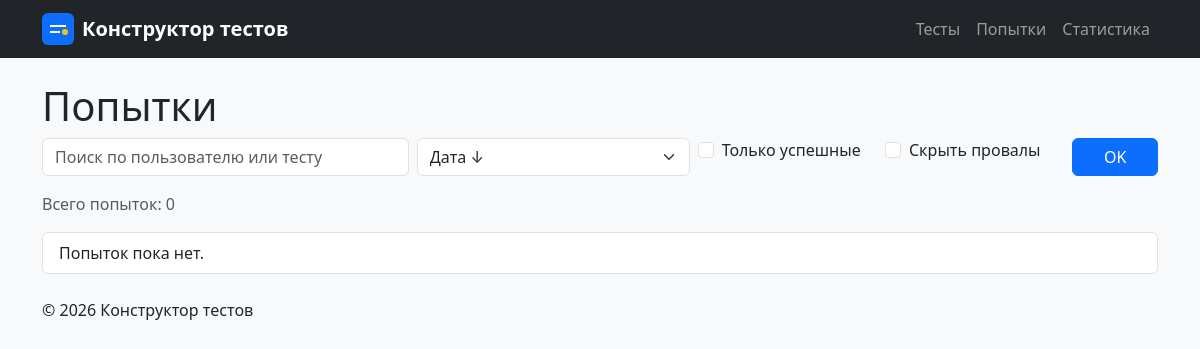
The app's page /attempts/, older data.
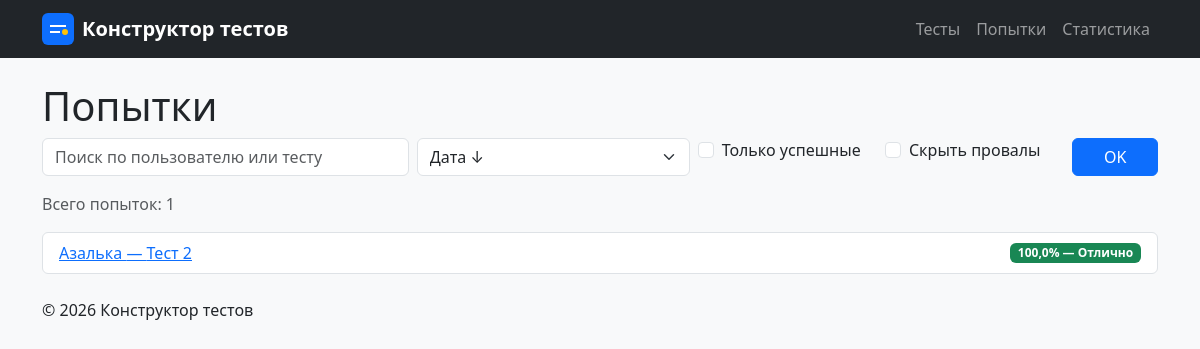
The same page, newer data.
### attempts/models.py (models this page shows, shortened)
class Attempt(models.Model):
    test = models.ForeignKey(
        Test,
        on_delete=models.PROTECT,        # сохраняем историю попыток
        related_name="attempts",
        verbose_name="Тест",
    )
    user = models.ForeignKey(
        User,
        on_delete=models.PROTECT,        # сохраняем историю попыток
        related_name="attempts",
        verbose_name="Пользователь",
    )
    date = models.DateTimeField(verbose_name="Дата попытки")
    correct = models.PositiveIntegerField(verbose_name="Правильных ответов")
    total = models.PositiveIntegerField(verbose_name="Всего вопросов")
    percent = models.FloatField(verbose_name="Процент")
    class Meta:
        ordering = ["-date", "pk"]
        verbose_name = "Попытка"
        verbose_name_plural = "Попытки"
    @property
    def grade(self) -> str:
        if self.percent >= 90:
            return "Отлично"
        if self.percent >= 75:
            return "Хорошо"
        if self.percent >= 60:
            return "Удовлетворительно"
        return "Неудовлетворительно"

class User(models.Model):
    name = models.CharField(
        max_length=100,
        verbose_name="Имя пользователя",
    )
    class Meta:
        ordering = ["name"]
        verbose_name = "Пользователь"
        verbose_name_plural = "Пользователи"

### quizzes/models.py (models this page shows, shortened)
class Test(models.Model):
    title = models.CharField(
        max_length=200,
        verbose_name="Название теста",
    )
    description = models.TextField(
        blank=True,
        default="",
        verbose_name="Описание",
    )
    class Meta:
        ordering = ["title"]
        verbose_name = "Тест"
        verbose_name_plural = "Тесты"

### attempts/views.py (the view)
# urls.py: path("", views.attempts, name="list"),
def attempts(request):
    query = request.GET.get("q", "").strip()
    success = request.GET.get("success") == "1"
    hide_failed = request.GET.get("hide_failed") == "1"
    sort = request.GET.get("sort", "-date")
    queryset = Attempt.objects.select_related("user", "test")
    if query:
        queryset = queryset.filter(
            Q(user__name__icontains=query) | Q(test__title__icontains=query)
        )
    if success:
        queryset = queryset.filter(percent__gte=60)
    if hide_failed:
        queryset = queryset.exclude(percent__lt=60)
    queryset = queryset.order_by(SORT_OPTIONS.get(sort, "-date"))
    paginator = Paginator(queryset, 10)
    page_obj = paginator.get_page(request.GET.get("page"))
    return render(
        request,
        "attempts/attempt_list.html",
        {
            "page_obj": page_obj,
            "query": query,
            "success": success,
            "hide_failed": hide_failed,
            "sort": sort,
        },
    )

### attempts/templates/attempts/attempt_list.html (shortened to what this page needs)
{% extends "base.html" %}
{% block content %}
<h1>Попытки</h1>
<form method="get" class="row g-2 mb-3">
    <div class="col-md-4">
        <input type="text" name="q" class="form-control"
               placeholder="Поиск по пользователю или тесту"
               value="{{ query }}">
    </div>
    <div class="col-md-3">
        <select name="sort" class="form-select">
            <option value="-date" {% if sort == "-date" %}selected{% endif %}>Дата ↓</option>
        </select>
    </div>
    <div class="col-md-2">
        <div class="form-check">
            <input class="form-check-input" type="checkbox"
                   name="success" value="1" id="success"
                   {% if success %}checked{% endif %}>
            <label class="form-check-label" for="success">Только успешные</label>
        </div>
    </div>
    <div class="col-md-2">
        <div class="form-check">
            <input class="form-check-input" type="checkbox"
                   name="hide_failed" value="1" id="hide_failed"
                   {% if hide_failed %}checked{% endif %}>
            <label class="form-check-label" for="hide_failed">Скрыть провалы</label>
        </div>
    </div>
    <div class="col-md-1">
        <button type="submit" class="btn btn-primary w-100">OK</button>
    </div>
</form>
<p class="text-muted">Всего попыток: {{ page_obj.paginator.count }}</p>
<ul class="list-group">
    {% for attempt in page_obj %}
        <li class="list-group-item d-flex justify-content-between align-items-center">
            <a href="{% url 'attempts:detail' attempt.id %}">
                {{ attempt.user.name }} — {{ attempt.test.title }}
            </a>
            {% include "attempts/includes/attempt_status.html" %}
        </li>
    {% empty %}
        <li class="list-group-item">Попыток пока нет.</li>
    {% endfor %}
</ul>
{% endblock %}

### attempts/templates/attempts/includes/attempt_status.html
{% if attempt.percent >= 60 %}
    <span class="badge bg-success">
        {{ attempt.percent }}% — {{ attempt.grade }}
    </span>
{% else %}
    <span class="badge bg-danger">
        {{ attempt.percent }}% — {{ attempt.grade }}
    </span>
{% endif %}

Row changes from the older to the newer data that the page shows:
added Attempt: user.name "Азалька", test "Тест 2", percent "100,0", grade "Отлично"
Text that changed along with them:
{{ page_obj.paginator.count }}: "0" → "1"
text no longer shown: "Попыток пока нет."
